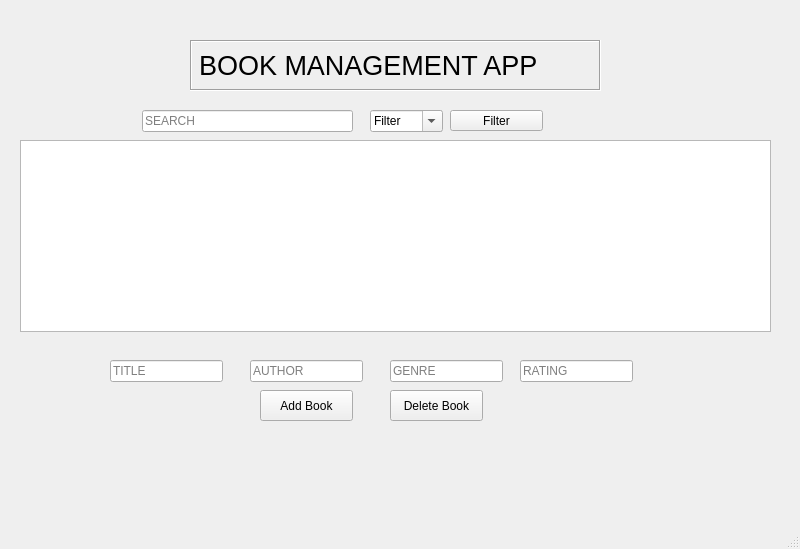
<?xml version="1.0" encoding="UTF-8"?>
<ui version="4.0">
 <class>MainWindow</class>
 <widget class="QMainWindow" name="MainWindow">
  <property name="geometry">
   <rect>
    <x>0</x>
    <y>0</y>
    <width>800</width>
    <height>549</height>
   </rect>
  </property>
  <property name="font">
   <font>
    <pointsize>9</pointsize>
   </font>
  </property>
  <property name="windowTitle">
   <string>MainWindow</string>
  </property>
  <property name="autoFillBackground">
   <bool>false</bool>
  </property>
  <widget class="QWidget" name="centralwidget">
   <widget class="QLineEdit" name="search_button">
    <property name="geometry">
     <rect>
      <x>142</x>
      <y>110</y>
      <width>211</width>
      <height>22</height>
     </rect>
    </property>
    <property name="inputMask">
     <string/>
    </property>
    <property name="text">
     <string/>
    </property>
    <property name="placeholderText">
     <string>SEARCH</string>
    </property>
   </widget>
   <widget class="QComboBox" name="filterDropdown">
    <property name="geometry">
     <rect>
      <x>370</x>
      <y>110</y>
      <width>73</width>
      <height>22</height>
     </rect>
    </property>
    <property name="editable">
     <bool>true</bool>
    </property>
    <property name="currentText">
     <string>Filter</string>
    </property>
    <item>
     <property name="text">
      <string>Filter</string>
     </property>
    </item>
    <item>
     <property name="text">
      <string>Genre</string>
     </property>
    </item>
    <item>
     <property name="text">
      <string>Rating</string>
     </property>
    </item>
   </widget>
   <widget class="QListWidget" name="bookList">
    <property name="geometry">
     <rect>
      <x>20</x>
      <y>140</y>
      <width>751</width>
      <height>192</height>
     </rect>
    </property>
   </widget>
   <widget class="QPushButton" name="addBookBtn">
    <property name="geometry">
     <rect>
      <x>260</x>
      <y>390</y>
      <width>93</width>
      <height>31</height>
     </rect>
    </property>
    <property name="text">
     <string>Add Book</string>
    </property>
   </widget>
   <widget class="QPushButton" name="deleteBookBtn">
    <property name="geometry">
     <rect>
      <x>390</x>
      <y>390</y>
      <width>93</width>
      <height>31</height>
     </rect>
    </property>
    <property name="text">
     <string>Delete Book</string>
    </property>
   </widget>
   <widget class="QPushButton" name="filterButton">
    <property name="geometry">
     <rect>
      <x>450</x>
      <y>110</y>
      <width>93</width>
      <height>21</height>
     </rect>
    </property>
    <property name="text">
     <string>Filter</string>
    </property>
   </widget>
   <widget class="QLineEdit" name="title_id">
    <property name="geometry">
     <rect>
      <x>110</x>
      <y>360</y>
      <width>113</width>
      <height>22</height>
     </rect>
    </property>
    <property name="placeholderText">
     <string>TITLE</string>
    </property>
   </widget>
   <widget class="QLineEdit" name="auhtor_id">
    <property name="geometry">
     <rect>
      <x>250</x>
      <y>360</y>
      <width>113</width>
      <height>22</height>
     </rect>
    </property>
    <property name="inputMask">
     <string/>
    </property>
    <property name="text">
     <string/>
    </property>
    <property name="placeholderText">
     <string>AUTHOR</string>
    </property>
   </widget>
   <widget class="QLineEdit" name="genre_id">
    <property name="geometry">
     <rect>
      <x>390</x>
      <y>360</y>
      <width>113</width>
      <height>22</height>
     </rect>
    </property>
    <property name="inputMask">
     <string/>
    </property>
    <property name="text">
     <string/>
    </property>
    <property name="placeholderText">
     <string>GENRE</string>
    </property>
   </widget>
   <widget class="QLineEdit" name="rating_id">
    <property name="geometry">
     <rect>
      <x>520</x>
      <y>360</y>
      <width>113</width>
      <height>22</height>
     </rect>
    </property>
    <property name="inputMask">
     <string/>
    </property>
    <property name="placeholderText">
     <string>RATING</string>
    </property>
   </widget>
   <widget class="QLabel" name="bookDetailsLabel_2">
    <property name="geometry">
     <rect>
      <x>190</x>
      <y>40</y>
      <width>411</width>
      <height>51</height>
     </rect>
    </property>
    <property name="font">
     <font>
      <pointsize>20</pointsize>
     </font>
    </property>
    <property name="frameShape">
     <enum>QFrame::Box</enum>
    </property>
    <property name="frameShadow">
     <enum>QFrame::Sunken</enum>
    </property>
    <property name="text">
     <string>BOOK MANAGEMENT APP</string>
    </property>
   </widget>
   <widget class="QLabel" name="statsid">
    <property name="geometry">
     <rect>
      <x>240</x>
      <y>420</y>
      <width>371</width>
      <height>61</height>
     </rect>
    </property>
    <property name="text">
     <string/>
    </property>
   </widget>
   <widget class="QLabel" name="error_id">
    <property name="geometry">
     <rect>
      <x>40</x>
      <y>340</y>
      <width>711</width>
      <height>16</height>
     </rect>
    </property>
    <property name="text">
     <string/>
    </property>
   </widget>
  </widget>
  <widget class="QMenuBar" name="menubar">
   <property name="geometry">
    <rect>
     <x>0</x>
     <y>0</y>
     <width>800</width>
     <height>26</height>
    </rect>
   </property>
  </widget>
  <widget class="QStatusBar" name="statusbar"/>
 </widget>
 <resources/>
 <connections/>
</ui>
